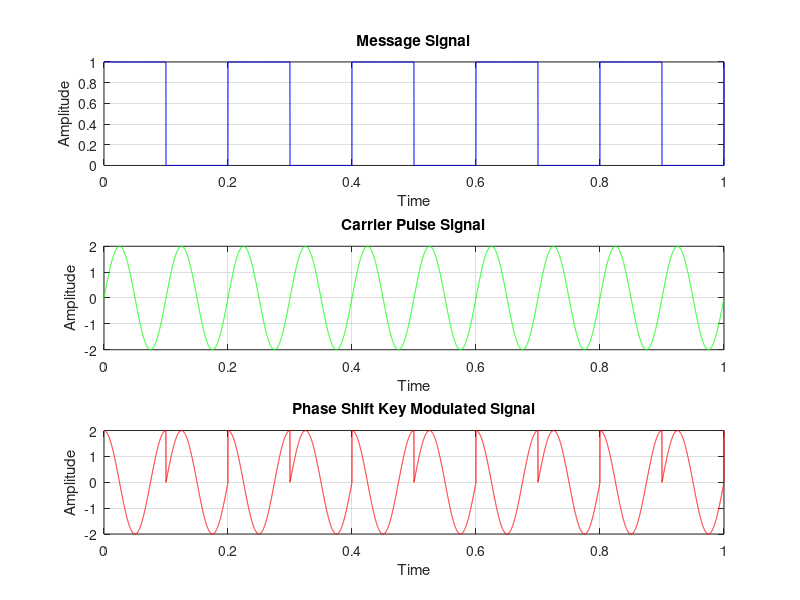

Here is the MATLAB script that generated this plot:
% Clear The Workspace

clc;
clearvars;


% Load Signal Package For Octave (Not Neccessary For MATLAB)

pkg load signal;


% Define Time Vector

time = 0:0.0001:1;



% Generating Message Signal

message_frequency = 5;

message_signal = square(2 * pi * message_frequency * time);
message_signal = (message_signal + 1) / 2; % For Avoiding Negative Values


% Generating Carrier Signal

carrier_amplitude = 2;
carrier_frequency = 10;

carrier_signal = carrier_amplitude .* sin(2 * pi * carrier_frequency * time);


% Generating Frequency Shift Key Signal

phase_deviation = pi / 2;

psk_signal = zeros(1, length(time));

for i = 1:length(time)
  if message_signal(i) == 1
    psk_signal(i) = carrier_amplitude .* sin(2 * pi * carrier_frequency * time(i) + phase_deviation);
  else
    psk_signal(i) = carrier_amplitude .* sin(2 * pi * carrier_frequency * time(i));
    
  endif
endfor


% Ploting Signals

subplot(3, 1, 1);
plot(time, message_signal, 'b');
title('Message Signal');
xlabel('Time');
ylabel('Amplitude');
xlim([0, 1]);
grid on;

subplot(3, 1, 2);
plot(time, carrier_signal, 'g');
title('Carrier Pulse Signal');
xlabel('Time');
ylabel('Amplitude');
xlim([0, 1]);
grid on;

subplot(3, 1, 3);
plot(time, psk_signal, 'r');
title('Phase Shift Key Modulated Signal');
xlabel('Time');
ylabel('Amplitude');
xlim([0, 1]);
grid on;




